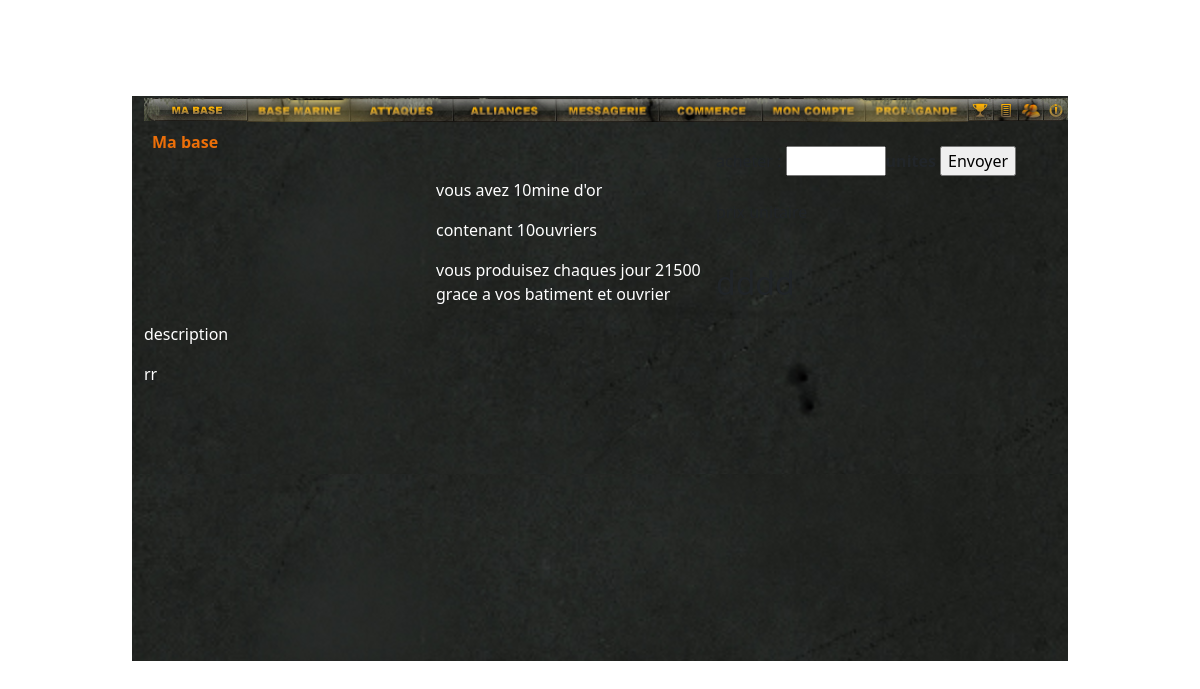
Page /achat.php?id=1 (signed in) on the earlier database version.
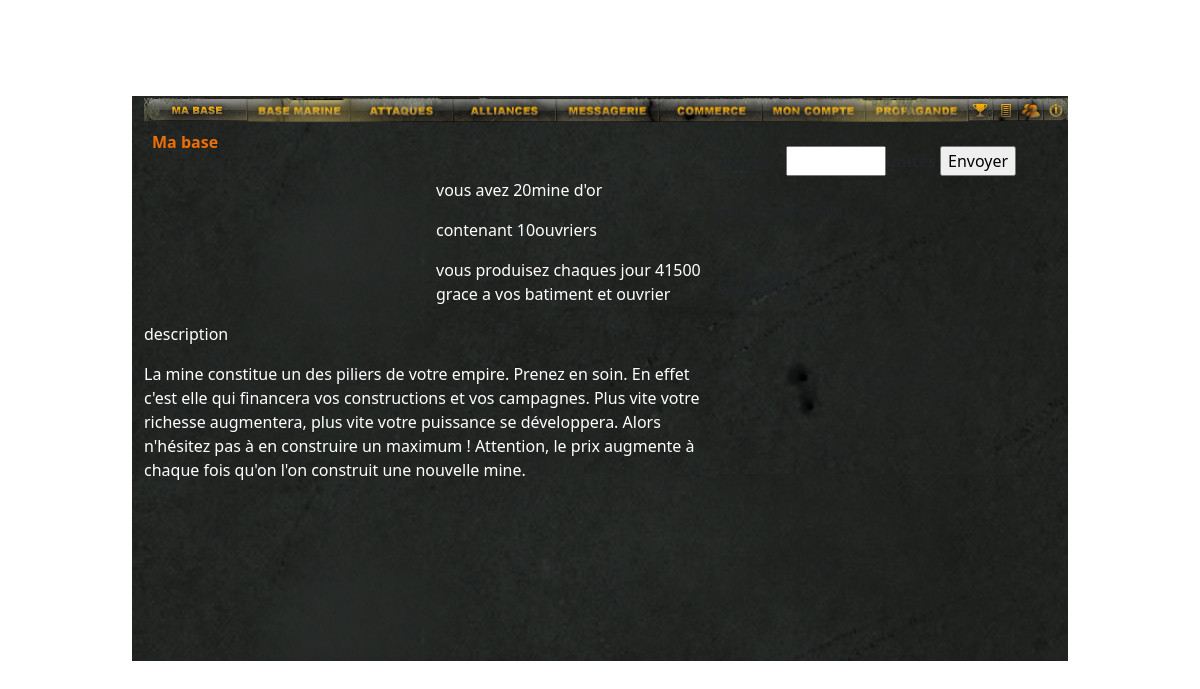
Same page on the later database version.
### tables this page shows
CREATE TABLE IF NOT EXISTS `batiments_prod` (
  `id` int NOT NULL AUTO_INCREMENT,
  `nom` varchar(50) NOT NULL,
  `productionBat` int NOT NULL,
  `terrain` int NOT NULL,
  `productionOuvrier` int NOT NULL,
  `description` text NOT NULL,
  `img` longtext NOT NULL,
  `prix` int NOT NULL,
  PRIMARY KEY (`id`)
);

CREATE TABLE IF NOT EXISTS `batimentproductionplayer` (
  `id` int NOT NULL AUTO_INCREMENT,
  `idBatiment` int NOT NULL,
  `nombresBat` int NOT NULL DEFAULT '0',
  `nombresOuvrier` int NOT NULL DEFAULT '0',
  `id_player` int NOT NULL,
  PRIMARY KEY (`id`)
);

### actions/questions/acheterdivers.php (called while the page is built, shortened)
<?php
require('actions/database.php');
$idOfUser = $_SESSION['id'];
$idbat = $_GET['id'];
$affichebat = $bdd->prepare('SELECT bp.id, bp.nom, bp.img, bp.description, bp.prix, bpp.nombresBat AS nombre_batiments,
 bpp.nombresOuvrier AS nombre_ouvriers, (bp.productionBat * bpp.nombresBat) + ( bp.productionOuvrier * bpp.nombresOuvrier) AS production_totale
  FROM batiments_prod AS bp INNER JOIN batimentproductionplayer AS bpp
  ON bp.id = bpp.idBatiment WHERE bpp.id_player = ? AND bpp.idBatiment = ?');
$affichebat->execute(array($idOfUser,$idbat));
 $infosbat = $affichebat->fetch();

### achat.php (the view)
<?php
require('actions\questions\acheterdivers.php')
?>
<!DOCTYPE html>
<html lang="en">
<?php include 'includes/head.php'; ?>
<body>
    <br><br>
    <div class="container blockjeux">
    <?php include 'includes/navbf.php'; ?>
        <div class="row">
            <div class="blockgauche">
                <p class="mabase p-2"><strong> Ma base</strong></p>
                <div class="row">
                    <div class="col-6"><img src="<?= $infosbat['img'] ?>" alt="" style="width:100%;">
                    </div>
                    <div class="col-6">
                        <p style="color:white;"> vous avez <?= $infosbat['nombre_batiments'] ?><?= $infosbat['nom'] ?></p>
                        <p style="color:white;">contenant <?= $infosbat['nombre_ouvriers'] ?>ouvriers</p>
                        <p style="color:white;">  vous produisez  chaques jour <?= $infosbat['production_totale'] ?> grace a vos batiment et ouvrier</p>
                    </div>
                </div>
                <p style="color:white;">description </p>
                <p style="color:white;"><?= $infosbat['description'] ?></p>
            </div>
            <div class="blockdroit">
                <div class="row my-4">
                    <form>
                        <label for="achat">acheter :</label>
                        <input type="number" id="achat" name="achat" style="display: inline-block; width:100px;"><strong>unites <input type="submit" value="Envoyer" style="display: inline-block;"></strong><br><br>
                    </form>
                    <p>prix unitaire <?= $infosbat['prix'] ?></p>
                </div>
                <h2>dddd </h2>
            </div>
        </div>
    </div>
</body>
</html>

Differences in the rows shown:
changed batiments_prod "mine d'or": batimentproductionplayer.nombresBat "10" → "20"; description "rr" → "La mine constitue un des piliers de votre empire. Prenez en soin. En effet c'est elle qui financera vos constructions et vos campagnes. Plus vite votre richesse augmentera, plus vite votre puissance se développera. Alors n'hésitez pas à en construire un maximum ! Attention, le prix augmente à chaque fois qu'on l'on construit une nouvelle mine."
Other differences:
$infosbat['production_totale']: "21500" → "41500"
